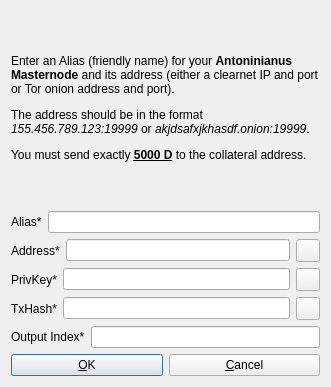
<?xml version="1.0" encoding="UTF-8"?>
<ui version="4.0">
 <class>AddEditAdrenalineNode</class>
 <widget class="QDialog" name="AddEditAdrenalineNode">
  <property name="geometry">
   <rect>
    <x>0</x>
    <y>0</y>
    <width>331</width>
    <height>387</height>
   </rect>
  </property>
  <property name="windowTitle">
   <string>Add/Edit Antoninianus Masternode</string>
  </property>
  <property name="modal">
   <bool>true</bool>
  </property>
  <layout class="QVBoxLayout" name="verticalLayout">
   <item>
    <widget class="QLabel" name="label_9">
     <property name="sizePolicy">
      <sizepolicy hsizetype="Preferred" vsizetype="Expanding">
       <horstretch>0</horstretch>
       <verstretch>0</verstretch>
      </sizepolicy>
     </property>
     <property name="text">
      <string>&lt;html&gt;&lt;head/&gt;&lt;body&gt;&lt;p&gt;Enter an Alias (friendly name) for your &lt;span style=&quot; font-weight:600;&quot;&gt;Antoninianus Masternode&lt;/span&gt; and its address (either a clearnet IP and port or Tor onion address and port).&lt;/p&gt;&lt;p&gt;The address should be in the format &lt;span style=&quot; font-style:italic;&quot;&gt;155.456.789.123:19999&lt;/span&gt; or &lt;span style=&quot; font-style:italic;&quot;&gt;akjdsafxjkhasdf.onion:19999&lt;/span&gt;. &lt;/p&gt;&lt;p&gt;You must send exactly &lt;span style=&quot; font-weight:600; text-decoration: underline;&quot;&gt;5000 D&lt;/span&gt; to the collateral address.&lt;/p&gt;&lt;/body&gt;&lt;/html&gt;</string>
     </property>
     <property name="wordWrap">
      <bool>true</bool>
     </property>
    </widget>
   </item>
   <item>
    <layout class="QHBoxLayout" name="horizontalLayout_4">
     <property name="bottomMargin">
      <number>0</number>
     </property>
     <item>
      <widget class="QLabel" name="label_4">
       <property name="text">
        <string>Alias*</string>
       </property>
      </widget>
     </item>
     <item>
      <widget class="QLineEdit" name="aliasLineEdit"/>
     </item>
    </layout>
   </item>
   <item>
    <layout class="QHBoxLayout" name="horizontalLayout_5">
     <property name="bottomMargin">
      <number>0</number>
     </property>
     <item>
      <widget class="QLabel" name="label_6">
       <property name="text">
        <string>Address*</string>
       </property>
      </widget>
     </item>
     <item>
      <widget class="QLineEdit" name="addressLineEdit"/>
     </item>
     <item>
      <widget class="QToolButton" name="AddEditAddressPasteButton">
       <property name="toolTip">
        <string>Paste address from clipboard</string>
       </property>
       <property name="text">
        <string/>
       </property>
       <property name="icon">
        <iconset resource="../bitcoin.qrc">
         <normaloff>:/icons/editpaste</normaloff>:/icons/editpaste</iconset>
       </property>
       <property name="shortcut">
        <string>Alt+P</string>
       </property>
      </widget>
     </item>
    </layout>
   </item>
   <item>
    <layout class="QHBoxLayout" name="horizontalLayout_3">
     <property name="bottomMargin">
      <number>0</number>
     </property>
     <item>
      <widget class="QLabel" name="label_5">
       <property name="text">
        <string>PrivKey*</string>
       </property>
      </widget>
     </item>
     <item>
      <widget class="QLineEdit" name="privkeyLineEdit"/>
     </item>
     <item>
      <widget class="QToolButton" name="AddEditPrivkeyPasteButton">
       <property name="toolTip">
        <string>Paste address from clipboard</string>
       </property>
       <property name="text">
        <string/>
       </property>
       <property name="icon">
        <iconset resource="../bitcoin.qrc">
         <normaloff>:/icons/editpaste</normaloff>:/icons/editpaste</iconset>
       </property>
       <property name="shortcut">
        <string>Alt+P</string>
       </property>
      </widget>
     </item>
    </layout>
   </item>
   <item>
    <layout class="QHBoxLayout" name="horizontalLayout_2">
     <property name="bottomMargin">
      <number>0</number>
     </property>
     <item>
      <widget class="QLabel" name="label_2">
       <property name="text">
        <string>TxHash*</string>
       </property>
      </widget>
     </item>
     <item>
      <widget class="QLineEdit" name="txhashLineEdit"/>
     </item>
     <item>
      <widget class="QToolButton" name="AddEditTxhashPasteButton">
       <property name="toolTip">
        <string>Paste address from clipboard</string>
       </property>
       <property name="text">
        <string/>
       </property>
       <property name="icon">
        <iconset resource="../bitcoin.qrc">
         <normaloff>:/icons/editpaste</normaloff>:/icons/editpaste</iconset>
       </property>
       <property name="shortcut">
        <string>Alt+P</string>
       </property>
      </widget>
     </item>
    </layout>
   </item>
   <item>
    <layout class="QHBoxLayout" name="horizontalLayout_8">
     <property name="bottomMargin">
      <number>0</number>
     </property>
     <item>
      <widget class="QLabel" name="label_8">
       <property name="text">
        <string>Output Index*</string>
       </property>
      </widget>
     </item>
     <item>
      <widget class="QLineEdit" name="outputindexLineEdit"/>
     </item>
    </layout>
   </item>
   <item>
    <layout class="QHBoxLayout" name="horizontalLayout_Buttons">
     <item>
      <widget class="QPushButton" name="okButton">
       <property name="text">
        <string>&amp;OK</string>
       </property>
      </widget>
     </item>
     <item>
      <widget class="QPushButton" name="cancelButton">
       <property name="text">
        <string>&amp;Cancel</string>
       </property>
       <property name="autoDefault">
        <bool>false</bool>
       </property>
      </widget>
     </item>
    </layout>
   </item>
  </layout>
 </widget>
 <resources>
  <include location="../bitcoin.qrc"/>
 </resources>
 <connections/>
</ui>
